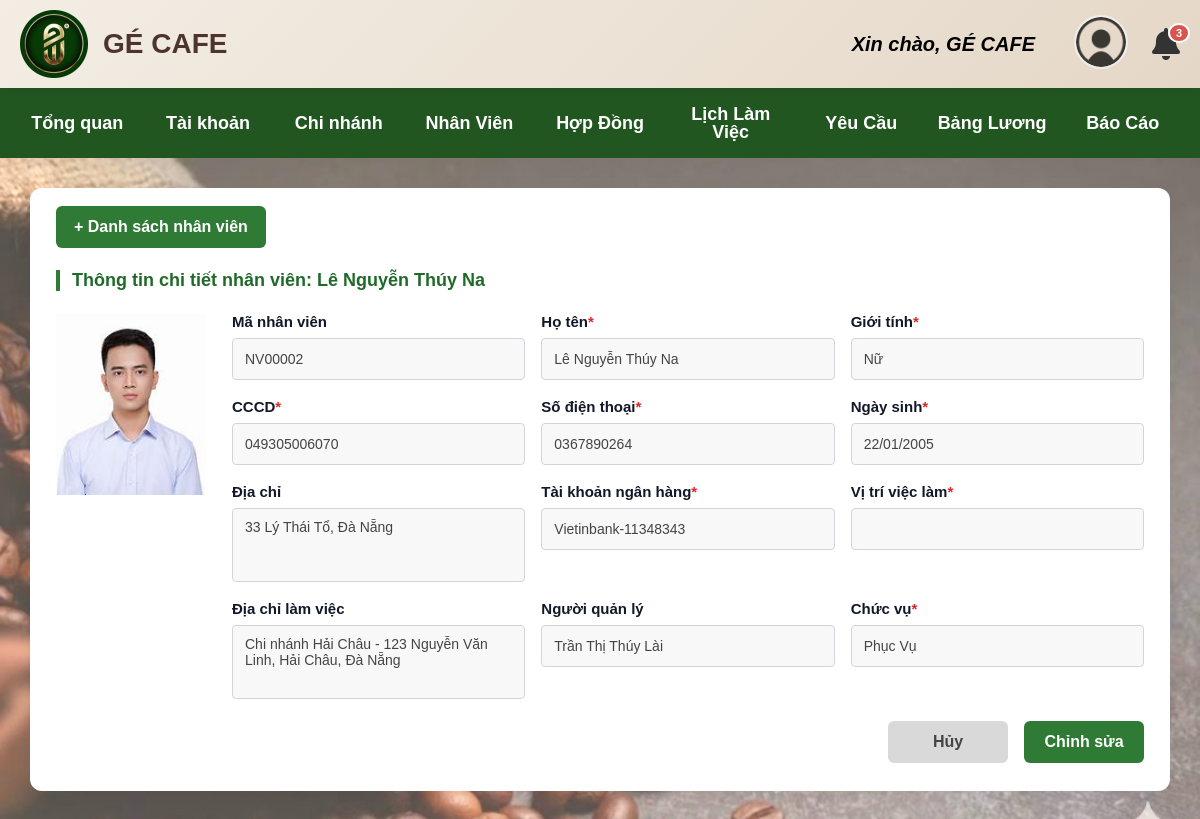
The app's page /employees/NV00002/ with its own data.
### apps/employees/models.py (models this page shows, shortened)
class NhanVien(models.Model):
    GIOI_TINH_CHOICES = [
        ("Nam", "Nam"),
        ("Nữ", "Nữ"),
        ("Khác", "Khác"),
    ]
    CHUC_VU_CHOICES = [
        ("Thu ngân", "Thu ngân"),
        ("Phục vụ", "Phục vụ"),
        ("Quản lý", "Quản lý"),
        ("Giữ xe", "Giữ xe"),
        ("Pha chế", "Pha chế"),
    ]
    ma_nv = models.CharField(max_length=10, primary_key=True, verbose_name="Mã nhân viên")
    ho_ten = models.CharField(max_length=100, verbose_name="Họ tên")
    ngay_sinh = models.DateField(verbose_name="Ngày sinh")
    cccd = models.CharField(max_length=12, unique=True, verbose_name="CCCD")
    sdt = models.CharField(
        max_length=15,
        unique=True,
        validators=[RegexValidator(r"^\d+$", "Số điện thoại chỉ được chứa chữ số")],
        verbose_name="Số điện thoại",
    )
    chuc_vu = models.CharField(max_length=50, choices=CHUC_VU_CHOICES, verbose_name="Chức vụ")
    dia_chi = models.CharField(max_length=255, null=True, blank=True, verbose_name="Địa chỉ")
    gioi_tinh = models.CharField(
        max_length=10,
        choices=GIOI_TINH_CHOICES,
        null=True,
        blank=True,
        verbose_name="Giới tính",
    )
    tk_ngan_hang = models.CharField(max_length=30, unique=True, verbose_name="Tài khoản ngân hàng")
    ma_chi_nhanh = models.ForeignKey(
        "branches.ChiNhanh",
        on_delete=models.CASCADE,
        related_name="nhan_viens",
        verbose_name="Chi nhánh",
    )
    class Meta:
        verbose_name = "Nhân viên"
        verbose_name_plural = "Danh sách nhân viên"

### apps/branches/models.py (models this page shows, shortened)
class ChiNhanh(models.Model):
    ma_chi_nhanh = models.CharField(max_length=20, primary_key=True)
    ten_chi_nhanh = models.CharField(max_length=255)
    dia_chi = models.TextField()
    sdt = models.CharField(max_length=15)
    ma_nv_ql = models.ForeignKey(
        'employees.NhanVien',
        on_delete=models.SET_NULL,
        null=True,
        blank=True
    )
    def __str__(self):
        return f"{self.ten_chi_nhanh}"

### apps/employees/views.py (the view)
# urls.py: path('<str:employee_id>/', views.employee_detail_view, name='employee_detail'),
def employee_detail_view(request, employee_id):
    employee = get_object_or_404(
        NhanVien.objects.select_related("ma_chi_nhanh", "ma_chi_nhanh__ma_nv_ql"),
        pk=employee_id,
    )
    words = [part for part in employee.ho_ten.split() if part]
    context = {
        "employee": employee,
        "manager_name": employee.ma_chi_nhanh.ma_nv_ql.ho_ten if employee.ma_chi_nhanh and employee.ma_chi_nhanh.ma_nv_ql else "",
        "initials": "".join(word[0] for word in words[:2]).upper() if words else "NV",
        "image_path": EMPLOYEE_IMAGE_MAP.get(employee.ma_nv, ""),
    }
    return render(request, "employees/employee_detail.html", context)

### apps/employees/templates/employees/employee_detail.html (shortened to what this page needs)
{% extends 'base.html' %}
{% load static %}
{% block extra_css %}
    <link rel="stylesheet" href="{% static 'employees/css/employee_detail.css' %}?v=1.0">
{% endblock %}
{% block content %}
<section class="employee-detail-page">
    <a href="{% url 'employee_list' %}" class="detail-back-btn">+ Danh sách nhân viên</a>
    <h1 class="detail-heading">Thông tin chi tiết nhân viên: {{ employee.ho_ten }}</h1>
    <div class="detail-card">
        <div class="detail-avatar-panel">
            <div class="detail-avatar">
                {% if image_path %}
                    <img src="{% static image_path %}" alt="{{ employee.ho_ten }}">
                {% else %}
                    <span>{{ initials }}</span>
                {% endif %}
            </div>
        </div>
        <div class="detail-form-grid">
            <div class="detail-field">
                <label>Mã nhân viên</label>
                <input type="text" value="{{ employee.ma_nv }}" readonly>
            </div>
            <div class="detail-field">
                <label>Họ tên<span>*</span></label>
                <input type="text" value="{{ employee.ho_ten }}" readonly>
            </div>
            <div class="detail-field">
                <label>Giới tính<span>*</span></label>
                <input type="text" value="{{ employee.gioi_tinh|default:'' }}" readonly>
            </div>
            <div class="detail-field">
                <label>CCCD<span>*</span></label>
                <input type="text" value="{{ employee.cccd }}" readonly>
            </div>
            <div class="detail-field">
                <label>Số điện thoại<span>*</span></label>
                <input type="text" value="{{ employee.sdt }}" readonly>
            </div>
            <div class="detail-field">
                <label>Ngày sinh<span>*</span></label>
                <input type="text" value="{{ employee.ngay_sinh|date:'d/m/Y' }}" readonly>
            </div>
            <div class="detail-field detail-field-full">
                <label>Địa chỉ</label>
                <textarea readonly>{{ employee.dia_chi|default:'' }}</textarea>
            </div>
            <div class="detail-field">
                <label>Tài khoản ngân hàng<span>*</span></label>
                <input type="text" value="{{ employee.tk_ngan_hang }}" readonly>
            </div>
            <div class="detail-field">
                <label>Vị trí việc làm<span>*</span></label>
                <input type="text" value="{{ employee.vi_tri_vl }}" readonly>
            </div>
            <div class="detail-field detail-field-full">
                <label>Địa chỉ làm việc</label>
                <textarea readonly>{% if employee.ma_chi_nhanh %}{{ employee.ma_chi_nhanh }}{% if employee.ma_chi_nhanh.dia_chi %} - {{ employee.ma_chi_nhanh.dia_chi }}{% endif %}{% endif %}</textarea>
            </div>
            <div class="detail-field">
                <label>Người quản lý</label>
                <input type="text" value="{{ manager_name }}" readonly>
            </div>
            <div class="detail-field">
                <label>Chức vụ<span>*</span></label>
                <input type="text" value="{{ employee.chuc_vu }}" readonly>
            </div>
        </div>
    </div>
    <div class="detail-actions">
        <a href="{% url 'employee_list' %}" class="detail-btn detail-btn-muted">Hủy</a>
        <a href="{% url 'employee_edit' employee_id=employee.ma_nv %}" class="detail-btn detail-btn-primary">Chỉnh sửa</a>
    </div>
</section>
{% endblock %}

### static/css/globals.css (style rules this page uses)
* { -webkit-font-smoothing: antialiased; box-sizing: border-box; }
html, body { margin: 0px; height: 100%; }
a { text-decoration: none; }

### static/css/base.css (style rules this page uses)
body { margin: 0; font-family: "Montserrat", sans-serif; position: relative; background-color: #f7efe6; }

### apps/employees/static/employees/css/employee_detail.css (style rules this page uses)
.employee-detail-page { display: flex; flex-direction: column; gap: 22px; background: #ffffff; padding: 18px 26px 28px; border-radius: 12px; box-shadow: 0 8px 25px rgba(0, 0, 0, 0.08); }
.detail-back-btn { display: inline-flex; align-items: center; justify-content: center; width: fit-content; min-height: 42px; padding: 0 18px; border-radius: 6px; background: #2f7a35; color: #ffffff; font-family: "Montserrat", sans-serif; font-size: 16px; font-weight: 700; }
.detail-heading { margin: 0; padding-left: 12px; border-left: 4px solid #2f7a35; color: #1f6a28; font-family: "Montserrat", sans-serif; font-size: 18px; font-weight: 700; }
.detail-card { display: grid; grid-template-columns: 150px minmax(0, 1fr); gap: 26px; align-items: start; }
.detail-avatar-panel { display: flex; justify-content: center; }
.detail-avatar { width: 150px; height: 182px; border-radius: 4px; background: linear-gradient(180deg, #6d1ae0 0%, #4323b6 100%); display: flex; align-items: center; justify-content: center; color: #ffffff; font-family: "Montserrat", sans-serif; font-size: 48px; font-weight: 700; box-shadow: inset 0 0 0 1px rgba(255, 255, 255, 0.15); }
.detail-avatar img { width: 100%; height: 100%; object-fit: cover; display: block; }
.detail-form-grid { display: grid; grid-template-columns: repeat(3, minmax(0, 1fr)); gap: 18px 16px; }
.detail-field { display: flex; flex-direction: column; gap: 8px; }
.detail-field-full { grid-column: span 1; }
.detail-field label { color: #111827; font-family: "Montserrat", sans-serif; font-size: 15px; font-weight: 700; }
.detail-field label span { color: #dc2626; }
.detail-field input, .detail-field textarea { width: 100%; min-height: 42px; padding: 0 12px; border: 1px solid #d1d5db; border-radius: 4px; background: #f8f8f8; color: #444444; font-family: "Montserrat", sans-serif; font-size: 14px; }
.detail-field textarea { min-height: 74px; padding-top: 10px; resize: none; }
.detail-actions { display: flex; justify-content: flex-end; gap: 16px; }
.detail-btn { display: inline-flex; align-items: center; justify-content: center; min-width: 120px; min-height: 42px; padding: 0 18px; border-radius: 6px; font-family: "Montserrat", sans-serif; font-size: 16px; font-weight: 700; }
.detail-btn-muted { background: #d9d9d9; color: #444444; }
.detail-btn-primary { background: #2f7a35; color: #ffffff; }

### records on screen
NhanVien: ho_ten "Lê Nguyễn Thúy Na", ma_nv "NV00002", gioi_tinh "Nữ", cccd "049305006070", sdt "0367890264", ngay_sinh "22/01/2005", dia_chi "33 Lý Thái Tổ, Đà Nẵng", tk_ngan_hang "Vietinbank-11348343", ma_chi_nhanh.dia_chi "Chi nhánh Hải Châu - 123 Nguyễn Văn Linh, Hải Châu, Đà Nẵng", chuc_vu "Phục Vụ"
NhanVien: ho_ten "Trần Thị Thúy Lài"
